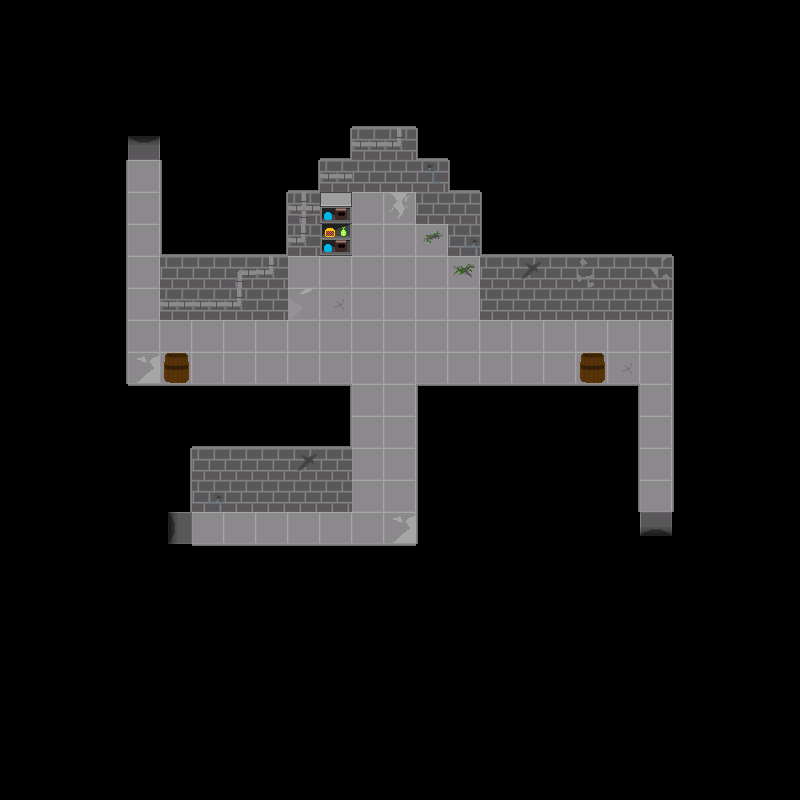

Below is a game level as drawn by its tile map, then a one-line description and the .tmx that defines it (tile-layer data replaced by summaries):
An orthogonal 25x25 tile map with 32x32 px tiles, 5 tile layers (backgroundLayer, wallLayer, objectLayer, objectAboveLayer, ...), 2 tilesets and 3 objects.

<map version="1.2" tiledversion="1.2.3" orientation="orthogonal" renderorder="right-down" width="25" height="25" tilewidth="32" tileheight="32" infinite="0" nextlayerid="7" nextobjectid="4">
 <tileset firstgid="1" name="floor1tiles" tilewidth="32" tileheight="32" tilecount="81" columns="9">
  <image source="../../assets/Floor 1/Floors/f1spritesheet.png" width="288" height="288" />
  <tile id="21">
   <properties>
    <property name="door" value="down" />
   </properties>
  </tile>
  <tile id="22">
   <properties>
    <property name="door" value="left" />
   </properties>
  </tile>
  <tile id="23">
   <properties>
    <property name="door" value="right" />
   </properties>
  </tile>
  <tile id="24">
   <properties>
    <property name="door" value="up" />
   </properties>
  </tile>
 </tileset>
 <tileset firstgid="82" name="objects" tilewidth="32" tileheight="32" tilecount="20" columns="4">
  <image source="../../assets/Floor 1/Floors/objspritesheet.png" width="128" height="160" />
 </tileset>
 <layer id="2" name="backgroundLayer" width="25" height="25">
  <data>[625 cells, 625 non-empty, 11 distinct tile ids]</data>
 </layer>
 <layer id="1" name="wallLayer" width="25" height="25">
  <data>[625 cells, 138 non-empty, 19 distinct tile ids]</data>
 </layer>
 <layer id="3" name="objectLayer" width="25" height="25">
  <data>[625 cells, 3 non-empty, 2 distinct tile ids]</data>
 </layer>
 <layer id="4" name="objectAboveLayer" width="25" height="25">
  <data>[625 cells, 1 non-empty, 1 distinct tile ids]</data>
 </layer>
 <objectgroup id="6" name="doorLayer">
  <object id="1" gid="81" x="128" y="160" width="32" height="32">
   <properties>
    <property name="door" value="up" />
   </properties>
  </object>
  <object id="2" gid="81" x="160" y="544" width="32" height="32">
   <properties>
    <property name="door" value="left" />
   </properties>
  </object>
  <object id="3" gid="81" x="640" y="544" width="32" height="32">
   <properties>
    <property name="door" value="down" />
   </properties>
  </object>
 </objectgroup>
 <layer id="5" name="aboveLayer" width="25" height="25">
  <data>[625 cells, 0 non-empty, 0 distinct tile ids]</data>
 </layer>
</map>
